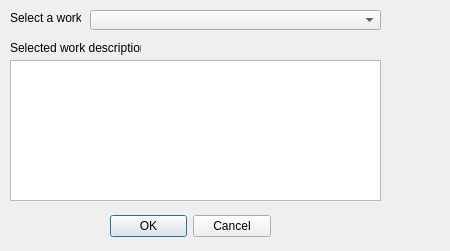
<?xml version="1.0" encoding="UTF-8"?>
<ui version="4.0">
 <class>Dialog_loadWork</class>
 <widget class="QDialog" name="Dialog_loadWork">
  <property name="geometry">
   <rect>
    <x>0</x>
    <y>0</y>
    <width>450</width>
    <height>251</height>
   </rect>
  </property>
  <property name="windowTitle">
   <string>Dialog</string>
  </property>
  <widget class="QDialogButtonBox" name="buttonBox">
   <property name="geometry">
    <rect>
     <x>110</x>
     <y>210</y>
     <width>161</width>
     <height>32</height>
    </rect>
   </property>
   <property name="orientation">
    <enum>Qt::Horizontal</enum>
   </property>
   <property name="standardButtons">
    <set>QDialogButtonBox::Cancel|QDialogButtonBox::Ok</set>
   </property>
  </widget>
  <widget class="QLabel" name="label">
   <property name="geometry">
    <rect>
     <x>10</x>
     <y>10</y>
     <width>71</width>
     <height>16</height>
    </rect>
   </property>
   <property name="text">
    <string>Select a work:</string>
   </property>
  </widget>
  <widget class="QComboBox" name="comboBox_selectWork">
   <property name="geometry">
    <rect>
     <x>90</x>
     <y>10</y>
     <width>291</width>
     <height>20</height>
    </rect>
   </property>
  </widget>
  <widget class="QTextBrowser" name="textBrowser_workDescription">
   <property name="geometry">
    <rect>
     <x>10</x>
     <y>60</y>
     <width>371</width>
     <height>141</height>
    </rect>
   </property>
  </widget>
  <widget class="QLabel" name="label_2">
   <property name="geometry">
    <rect>
     <x>10</x>
     <y>40</y>
     <width>131</width>
     <height>16</height>
    </rect>
   </property>
   <property name="text">
    <string>Selected work description:</string>
   </property>
  </widget>
 </widget>
 <resources/>
 <connections>
  <connection>
   <sender>buttonBox</sender>
   <signal>accepted()</signal>
   <receiver>Dialog_loadWork</receiver>
   <slot>accept()</slot>
   <hints>
    <hint type="sourcelabel">
     <x>248</x>
     <y>254</y>
    </hint>
    <hint type="destinationlabel">
     <x>157</x>
     <y>274</y>
    </hint>
   </hints>
  </connection>
  <connection>
   <sender>buttonBox</sender>
   <signal>rejected()</signal>
   <receiver>Dialog_loadWork</receiver>
   <slot>reject()</slot>
   <hints>
    <hint type="sourcelabel">
     <x>316</x>
     <y>260</y>
    </hint>
    <hint type="destinationlabel">
     <x>286</x>
     <y>274</y>
    </hint>
   </hints>
  </connection>
 </connections>
</ui>
